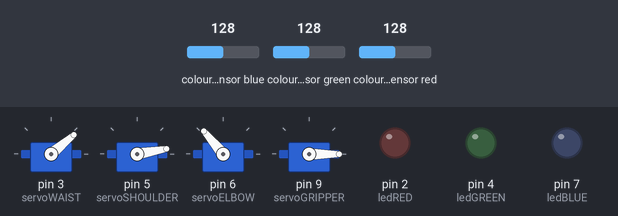
The sketch below on a simulated Arduino Uno, built with avr-gcc and run on an emulated ATmega328P. Shown: 4 × servo, output pins drawn as LEDs (lit = HIGH). Wiring (inferred from the names in the program): TCS3200 colour sensor: output pin 11; S2 pin 10; S3 pin 8; S0 pin 12; S1 pin 13. The inputs (shaded band) are chosen by the test bench; at power-on: colour sensor blue 128, colour sensor green 128, colour sensor red 128. Pins used as bus, display or sensor lines are not drawn; what the sketch prints to the serial monitor is not drawn.

Above: at 3.2 s.
3.3 s: colour sensor blue set to 177
6.3 s: colour sensor blue set to 184
At 9.8 s:
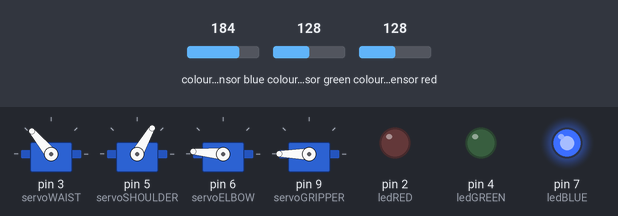
At 14.2 s:
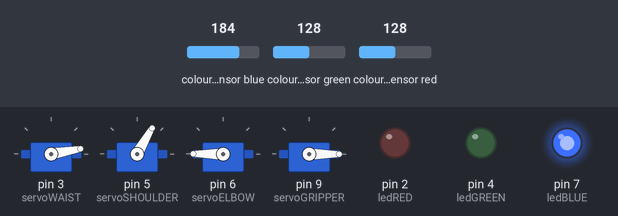
18.3 s: colour sensor blue set to 5
20.1 s: colour sensor green set to 5
At 22.4 s:
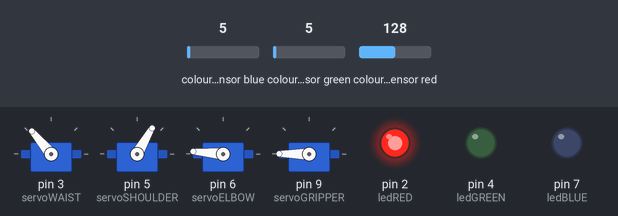
Timing chart, 0 to 26.5 s (numbered marks = the images above; inputs shaded):
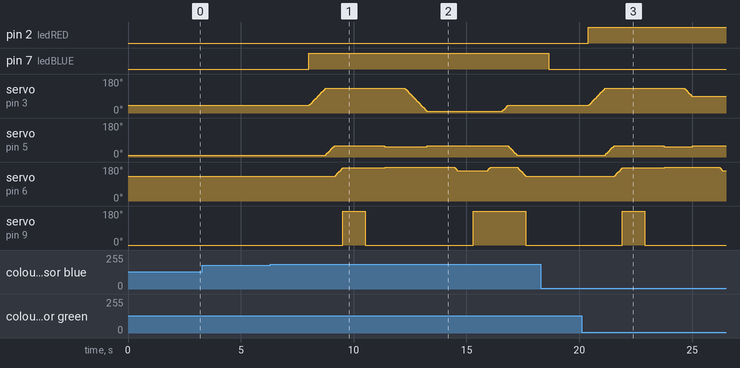

Measured:
- the behaviour switches between 179 and 180 on colour sensor blue (found by bisection; images 0 and 1)
- after the input at 3.3 s, every drawn part: stays the same
- after the input at 20.1 s, pin 2 (ledRED): LOW → HIGH after 0.30 s; servo on pin 3 (servoWAIST): rises from 40° to 130° in 0.70 s, then falls to 90° in 3.8 s; servo on pin 6 (servoELBOW): rises from 130° to 180° in 2.2 s, then falls to 160° in 2.6 s; servo on pin 9 (servoGRIPPER): 0° → 180° after 1.8 s, → 0° 1.0 s later

The sketch:

IOTBased_SmartArm.ino
```cpp
#include <Servo.h>

// =====================================================
// === SERVO SETUP (4 DOF ARM) =========================
// =====================================================
Servo servoWAIST, servoSHOULDER, servoELBOW, servoGRIPPER;

// **UPDATED:** Initial positions matching the HOME state
int posWAIST = 40, posSHOULDER = 10, posELBOW = 130, posGRIPPER = 0;

// =====================================================
// === COLOR SENSOR (TCS3200) SETUP ====================
// =====================================================
const int s0 = 12, s1 = 13, s2 = 10, s3 = 8, outPin = 11;
int redVal = 0, greenVal = 0, blueVal = 0;

// =====================================================
// === LED PINS (NEW) ==================================
// =====================================================
const int ledRED = 2;    // **NEW**
const int ledGREEN = 4;  // **NEW**
const int ledBLUE = 7;   // **NEW**

// =====================================================
// === GRIPPER ANGLES (BASED ON YOUR CALIBRATION) ======
// =====================================================
const int GRIPPER_OPEN = 180;   // Your value for OPEN
const int GRIPPER_CLOSED = 0;   // Your value for CLOSED

// =====================================================
// === INITIAL SETUP ===================================
// =====================================================
void setup() {
  Serial.begin(9600);

  // Attach all servos
  servoWAIST.attach(3);
  servoSHOULDER.attach(5);
  servoELBOW.attach(6);
  servoGRIPPER.attach(9);


  // Setup the color sensor
  pinMode(s0, OUTPUT); pinMode(s1, OUTPUT);
  digitalWrite(s0, HIGH); digitalWrite(s1, LOW); // 20% frequency scaling
  pinMode(s2, OUTPUT); pinMode(s3, OUTPUT);
  pinMode(outPin, INPUT);

  // **NEW:** Setup the LED pins as OUTPUTs
  pinMode(ledRED, OUTPUT);
  pinMode(ledGREEN, OUTPUT);
  pinMode(ledBLUE, OUTPUT);

  // **NEW:** Start with all LEDs OFF
  digitalWrite(ledRED, LOW);
  digitalWrite(ledGREEN, LOW);
  digitalWrite(ledBLUE, LOW);

  // **UPDATED:** Moving to your custom HOME position
  Serial.println("Moving to HOME position...");
  servoWAIST.write(posWAIST);
  servoSHOULDER.write(posSHOULDER);
  servoELBOW.write(posELBOW);
  servoGRIPPER.write(posGRIPPER);
  delay(2000);

  Serial.println("Robot Arm Ready ✅");
}

// =====================================================
// === MAIN LOOP =======================================
// =====================================================
void loop() {
  readColorAverage(5);  // read averaged color values

  Serial.print("R: "); Serial.print(redVal);
  Serial.print(" | G: "); Serial.print(greenVal);
  Serial.print(" | B: "); Serial.println(blueVal);

  if (isRed()) {
    Serial.println("Detected RED box");
    setLedColor(HIGH, LOW, LOW); // **ADDED:** Turn RED LED ON
    colorTask(90); // Call task with RED drop-off angle
  }
  else if (isGreen()) {
    Serial.println("Detected GREEN box");
    setLedColor(LOW, HIGH, LOW); // **ADDED:** Turn GREEN LED ON
    colorTask(50); // Call task with GREEN drop-off angle
  }
  else if (isBlue()) {
    Serial.println("Detected BLUE box");
    setLedColor(LOW, LOW, HIGH); // **ADDED:** Turn BLUE LED ON
    colorTask(10); // Call task with BLUE drop-off angle
  }
  else {
    Serial.println("No valid color detected.");
    setLedColor(LOW, LOW, LOW); // **ADDED:** Keep ALL LEDs OFF
  }

  delay(1000); // Wait before next scan
}

// =====================================================
// === LED CONTROL FUNCTION (NEW) ======================
// =====================================================
void setLedColor(bool red, bool green, bool blue) {
  digitalWrite(ledRED, red);
  digitalWrite(ledGREEN, green);
  digitalWrite(ledBLUE, blue);
}

// =====================================================
// === COLOR SENSOR READING FUNCTIONS ==================
// =====================================================
void readColorAverage(int samples) {
  long rSum = 0, gSum = 0, bSum = 0;
  for (int i = 0; i < samples; ++i) {
    rSum += readColorValue(LOW, LOW);    // red
    gSum += readColorValue(HIGH, HIGH);  // green
    bSum += readColorValue(LOW, HIGH);   // blue
    delay(30);
  }
  redVal = rSum / samples;
  greenVal = gSum / samples;
  blueVal = bSum / samples;
}

int readColorValue(bool s2val, bool s3val) {
  digitalWrite(s2, s2val);
  digitalWrite(s3, s3val);
  delay(40);
  unsigned long val = pulseIn(outPin, LOW, 30000UL);
  if (val == 0) return 30000;
  return (int)val;
}

// =====================================================
// === COLOR DETECTION (RATIO BASED) ===================
// =====================================================
// (No change here - these functions seem logically correct)
bool isRed() {
  if (redVal > 2000) return false;
  return ((float)redVal < (float)greenVal * 0.75 && (float)redVal < (float)blueVal * 0.75);
}
bool isGreen() {
  if (greenVal > 2000) return false;
  return ((float)greenVal < (float)redVal * 0.75 && (float)greenVal < (float)blueVal * 0.75);
}
bool isBlue() {
  if (blueVal > 2000) return false;
  return ((float)blueVal < (float)redVal * 0.75 && (float)blueVal < (float)greenVal * 0.75);
}

// =====================================================
// === SERVO MOTION HELPERS ============================
// =====================================================
void moveSmooth(Servo &servo, int &currentPos, int targetPos) {
  int step = (targetPos > currentPos) ? 1 : -1;
  for (int pos = currentPos; pos != targetPos; pos += step) {
    servo.write(pos);
    delay(8); // Motion speed
  }
  currentPos = targetPos;
  servo.write(currentPos);
}

void moveArm(int waist, int shoulder, int elbow, int gripperAngle) {
  moveSmooth(servoWAIST, posWAIST, waist);
  moveSmooth(servoSHOULDER, posSHOULDER, shoulder);
  moveSmooth(servoELBOW, posELBOW, elbow);
  // Gripper movement doesn't need smoothing
  posGRIPPER = constrain(gripperAngle, 0, 180);
  servoGRIPPER.write(posGRIPPER);
  delay(10);
}

// =====================================================
// === MAIN PICK & PLACE SEQUENCE (YOUR LOGIC) =========
// =====================================================
// **This function was completely rewritten**
void colorTask(int dropWaistAngle) {

  // --- 1. Pick-up Sequence ---
  Serial.println("Moving to pick position...");
  // Move to pick position with gripper open
  // W=135, S=60, E=160, G=160 (Open)
  moveArm(130, 60, 175, GRIPPER_OPEN);
  delay(1000); // Wait to arrive

  // --- 2. Close Gripper ---
  Serial.println("Gripping object...");
  servoGRIPPER.write(GRIPPER_CLOSED);
  posGRIPPER = GRIPPER_CLOSED;

  delay(800); // Wait to grip

  // --- 3. Transport and Drop Sequence ---
  Serial.println("Lifting object...");
  // Lift first (E=190)
  moveArm(130, 55, 199, GRIPPER_CLOSED);
  delay(700);

  Serial.println("Rotating to drop zone...");
  // Rotate to drop zone (while maintaining height)
  moveArm(dropWaistAngle, 60, 190, GRIPPER_CLOSED);
  delay(1000); // Wait for rotation to finish

  Serial.println("Lowering object...");
  // Lower to place object (E=160)
  moveArm(dropWaistAngle, 60, 160, GRIPPER_CLOSED);
  delay(700);

  // --- 4. Release Object ---
  Serial.println("Releasing object...");
  servoGRIPPER.write(GRIPPER_OPEN);
  posGRIPPER = GRIPPER_OPEN;
  delay(600);

  // --- 5. Return to HOME ---
  Serial.println("Returning to HOME...");
  // (Optional: Lift arm slightly before returning)
  moveArm(dropWaistAngle, 60, 180, GRIPPER_OPEN);
  delay(500);

  // Return to original HOME position
  // W=40, S=10, E=130, G=0 (Closed)
  moveArm(40, 10, 130, GRIPPER_CLOSED);
  delay(1000);

  // **NEW:** Turn off all LEDs after the task is complete
  setLedColor(LOW, LOW, LOW);
}
```
